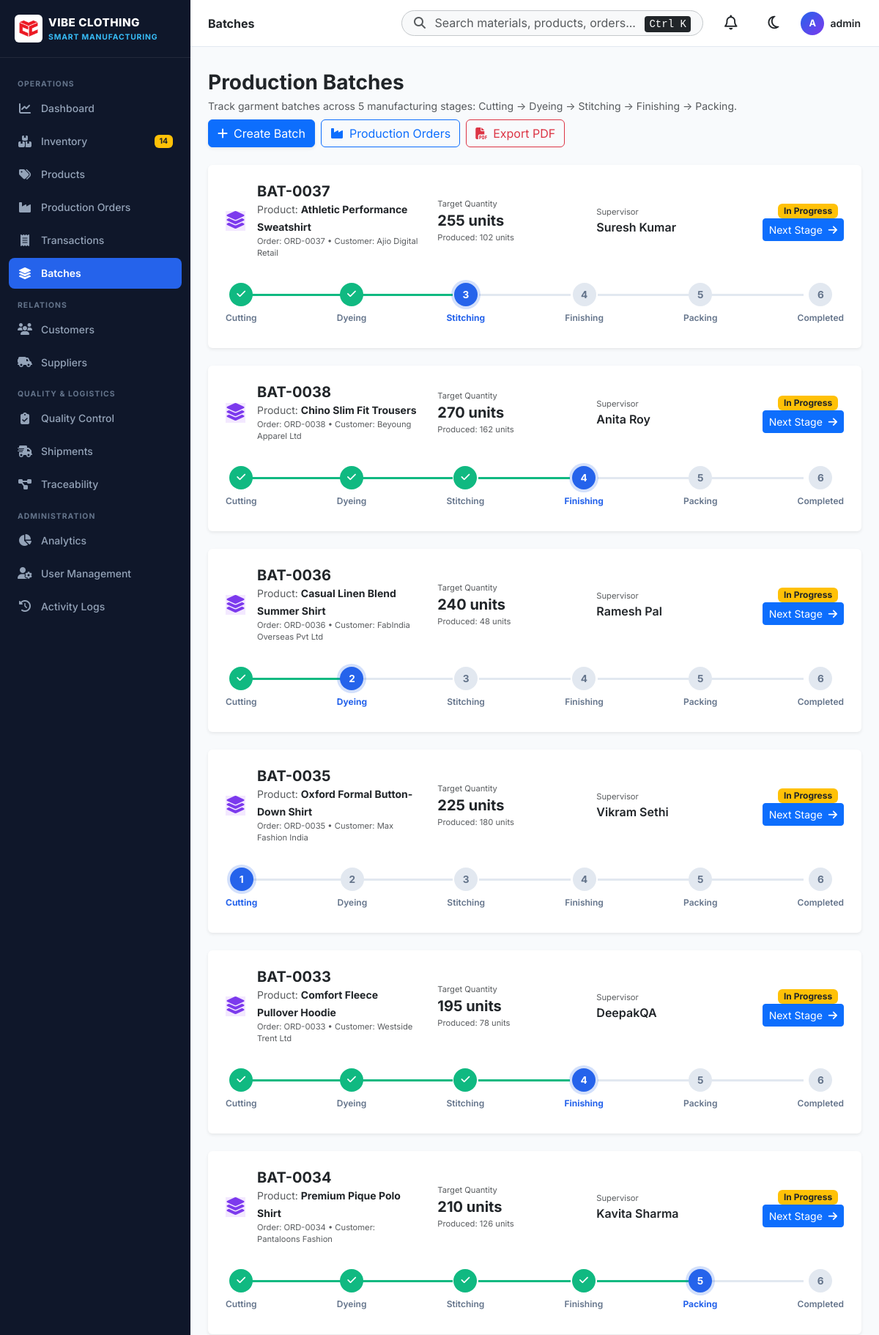
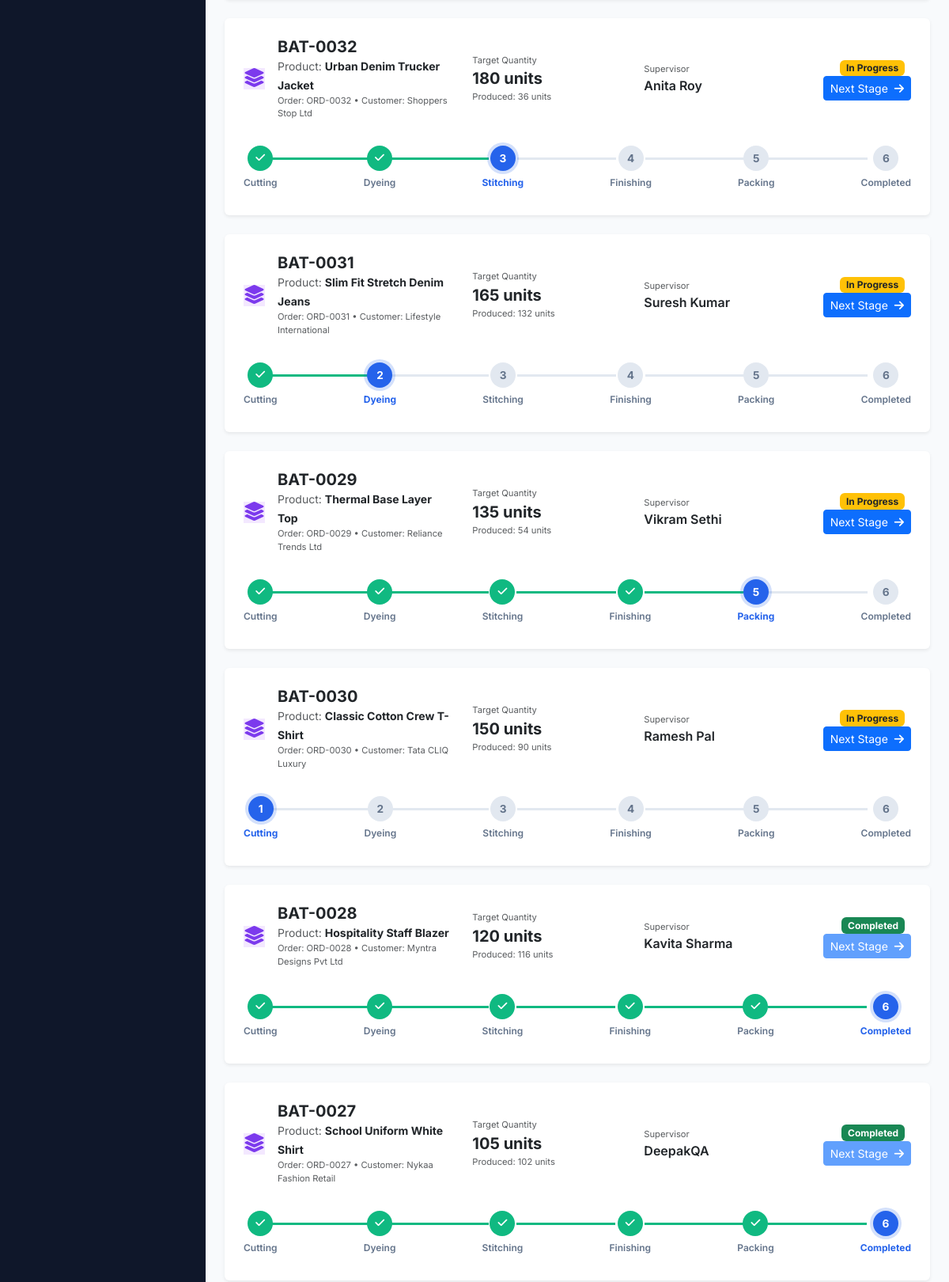
Page /batches (signed in, upper part) on the committed database (2 pictures, top to bottom).
### models/batch.py (models this page shows, shortened)
class Batch(db.Model):
    __tablename__ = 'batches'
    id = db.Column(db.Integer, primary_key=True)
    batch_id = db.Column(db.String(20), unique=True, nullable=False, index=True) # BAT-0001
    batch_code = db.Column(db.String(50), nullable=True)
    production_order_id = db.Column(db.String(20), db.ForeignKey('production_orders.order_id'), nullable=False, index=True)
    product_id = db.Column(db.String(20), db.ForeignKey('products.product_id'), nullable=False, index=True)
    target_quantity = db.Column(db.Integer, nullable=False, default=100)
    produced_quantity = db.Column(db.Integer, nullable=False, default=0)
    supervisor = db.Column(db.String(80), nullable=True)
    customer_id = db.Column(db.String(20), db.ForeignKey('customers.customer_id'), nullable=True)
    start_date = db.Column(db.Date, nullable=True)
    expected_completion = db.Column(db.Date, nullable=True)
    current_stage = db.Column(db.String(30), nullable=False, default='Cutting') # Cutting, Dyeing, Stitching, Finishing, Packing
    status = db.Column(db.String(20), nullable=False, default='In Progress') # In Progress, On Hold, Completed, Cancelled
    created_at = db.Column(db.DateTime, default=datetime.utcnow)
    updated_at = db.Column(db.DateTime, default=datetime.utcnow, onupdate=datetime.utcnow)
    product = db.relationship('Product', lazy='joined')
    customer = db.relationship('Customer', lazy='joined')
    STAGES = ['Cutting', 'Dyeing', 'Stitching', 'Finishing', 'Packing', 'Completed']

### models/product.py (models this page shows, shortened)
class Product(db.Model):
    __tablename__ = 'products'
    id = db.Column(db.Integer, primary_key=True)
    product_id = db.Column(db.String(20), unique=True, nullable=False, index=True) # PROD-0001 (NO SKU)
    name = db.Column(db.String(120), nullable=False, index=True)
    category = db.Column(db.String(50), nullable=False, default='T-Shirts')
    description = db.Column(db.Text, nullable=True)
    image_url = db.Column(db.String(255), nullable=True)
    size = db.Column(db.String(20), nullable=False, default='M') # S, M, L, XL, XXL, Free Size
    color = db.Column(db.String(50), nullable=True)
    selling_price = db.Column(db.Float, nullable=False, default=0.0) # In ₹
    cost_price = db.Column(db.Float, nullable=False, default=0.0) # In ₹
    target_quantity = db.Column(db.Integer, nullable=False, default=100)
    available_stock = db.Column(db.Integer, nullable=False, default=0) # Finished Goods Stock
    status = db.Column(db.String(20), nullable=False, default='Active') # Active, Inactive, In Production
    created_at = db.Column(db.DateTime, default=datetime.utcnow)
    updated_at = db.Column(db.DateTime, default=datetime.utcnow, onupdate=datetime.utcnow)
    bom_items = db.relationship('ProductBOM', backref='product', cascade='all, delete-orphan', lazy=True)

### models/customer.py (models this page shows, shortened)
class Customer(db.Model):
    __tablename__ = 'customers'
    id = db.Column(db.Integer, primary_key=True)
    customer_id = db.Column(db.String(20), unique=True, nullable=False, index=True) # CUS-0001
    company_name = db.Column(db.String(120), nullable=False, index=True)
    logo_url = db.Column(db.String(255), nullable=True)
    contact_person = db.Column(db.String(80), nullable=True)
    email = db.Column(db.String(120), nullable=True)
    phone = db.Column(db.String(20), nullable=True)
    gst_id = db.Column(db.String(30), nullable=True) # Tax / GST ID
    address = db.Column(db.String(255), nullable=True)
    city = db.Column(db.String(50), nullable=True)
    state = db.Column(db.String(50), nullable=True)
    country = db.Column(db.String(50), default='India')
    customer_type = db.Column(db.String(30), default='Wholesale') # Wholesale, Retail, E-Commerce, Export
    status = db.Column(db.String(20), default='Active') # Active, Inactive
    notes = db.Column(db.Text, nullable=True)
    created_at = db.Column(db.DateTime, default=datetime.utcnow)

### routes/batches.py (the view, shortened to what this page needs)
@batches_bp.route('/batches')
@login_required
def index():
    stage_filter = request.args.get('stage', '').strip()
    status_filter = request.args.get('status', '').strip()
    search = request.args.get('search', '').strip()
    query = Batch.query
    if stage_filter:
        query = query.filter(Batch.current_stage == stage_filter)
    if status_filter:
        query = query.filter(Batch.status == status_filter)
    batches = query.order_by(Batch.created_at.desc()).all()
    stages = Batch.STAGES
    production_orders = ProductionOrder.query.order_by(ProductionOrder.created_at.desc()).all()
    products = Product.query.order_by(Product.name.asc()).all()
    customers = Customer.query.order_by(Customer.company_name.asc()).all()
    return render_template(
        'batches/index.html',
        batches=batches,
        stages=stages,
        production_orders=production_orders,
        products=products,
        customers=customers,
        search=search,
        selected_stage=stage_filter,
        selected_status=status_filter
    )

### templates/batches/index.html (shortened to what this page needs)
{% extends "base.html" %}
{% block breadcrumb %}Batches{% endblock %}
{% block content %}
<div class="batches-container">
    <div class="d-flex flex-wrap justify-content-between align-items-center mb-4 gap-2">
        <div>
            <h3 class="fw-bold text-dark mb-1">Production Batches</h3>
            <p class="text-muted small mb-0">Track garment batches across 5 manufacturing stages: Cutting → Dyeing → Stitching → Finishing → Packing.</p>
        </div>
        <div class="d-flex gap-2">
            {% if current_user.role in ['admin', 'manager'] %}
            <button class="btn btn-primary shadow-sm" data-bs-toggle="modal" data-bs-target="#createBatchModal">
                <i class="fa-solid fa-plus me-2"></i>Create Batch
            </button>
            {% endif %}
            <a href="{{ url_for('production.index') }}" class="btn btn-outline-primary"><i class="fa-solid fa-industry me-2"></i>Production Orders</a>
            <a href="{{ url_for('reports.export', module='batches', format='pdf') }}" class="btn btn-outline-danger"><i class="fa-solid fa-file-pdf me-2"></i>Export PDF</a>
        </div>
    </div>
    <div class="row g-4 mb-4">
        {% for b in batches %}
        <div class="col-12">
            <div class="card batch-card border-0 shadow-sm">
                <div class="card-body p-4">
                    <div class="row align-items-center mb-3">
                        <div class="col-md-4">
                            <div class="d-flex align-items-center gap-3">
                                <div class="batch-icon-circle bg-purple-subtle text-purple">
                                    <i class="fa-solid fa-layer-group fs-4"></i>
                                </div>
                                <div>
                                    <h5 class="fw-bold text-dark mb-0">{{ b.batch_id }}</h5>
                                    <span class="text-muted small">Product: <strong class="text-dark">{{ b.product.name if b.product else b.product_id }}</strong></span>
                                    <span class="d-block micro text-muted">Order: {{ b.production_order_id }} • Customer: {{ b.customer.company_name if b.customer else 'Internal Stock' }}</span>
                                </div>
                            </div>
                        </div>
                        <div class="col-md-3">
                            <div class="d-flex flex-column">
                                <span class="text-muted micro">Target Quantity</span>
                                <span class="fw-bold fs-5 text-dark">{{ b.target_quantity }} units</span>
                                <span class="micro text-muted">Produced: {{ b.produced_quantity }} units</span>
                            </div>
                        </div>
                        <div class="col-md-2">
                            <span class="text-muted micro d-block">Supervisor</span>
                            <span class="fw-semibold text-dark">{{ b.supervisor or 'N/A' }}</span>
                        </div>
                        <div class="col-md-3 text-end">
                            <span class="badge {% if b.status == 'Completed' %}bg-success{% elif b.status == 'In Progress' %}bg-warning text-dark{% else %}bg-secondary{% endif %} me-2">
                                {{ b.status }}
                            </span>
                            <form action="{{ url_for('batches.advance_stage', batch_id=b.batch_id) }}" method="POST" class="d-inline">
                                <button type="submit" class="btn btn-sm btn-primary" {% if b.status == 'Completed' %}disabled{% endif %}>
                                    Next Stage <i class="fa-solid fa-arrow-right ms-1"></i>
                                </button>
                            </form>
                        </div>
                    </div>
                    <div class="stage-stepper mt-4">
                        <div class="stepper-track">
                            {% for stg in stages %}
                                {% set stg_idx = loop.index0 %}
                                {% set curr_idx = stages.index(b.current_stage) if b.current_stage in stages else (stages|length if b.status == 'Completed' or b.current_stage == 'Completed' else 0) %}
                                <div class="stepper-step {% if stg_idx < curr_idx %}completed{% elif stg_idx == curr_idx %}active{% endif %}">
                                    <div class="step-circle">
                                        {% if stg_idx < curr_idx %}
                                            <i class="fa-solid fa-check"></i>
                                        {% else %}
                                            {{ stg_idx + 1 }}
                                        {% endif %}
                                    </div>
                                    <span class="step-label">{{ stg }}</span>
                                </div>
                                {% if not loop.last %}
                                <div class="stepper-line {% if stg_idx < curr_idx %}completed{% endif %}"></div>
                                {% endif %}
                            {% endfor %}
                        </div>
                    </div>
                </div>
            </div>
        </div>
        {% else %}
        <div class="col-12 text-center py-5 text-muted">
            <i class="fa-solid fa-layer-group display-4 mb-3 d-block text-secondary"></i>
            <h5>No batches created yet</h5>
            <p class="small">Click 'Create Batch' above to start a new manufacturing batch.</p>
        </div>
        {% endfor %}
    </div>
</div>
{% endblock %}

### static/css/custom.css (style rules this page uses)
:root { --sidebar-bg: #0f172a; --sidebar-hover: #1e293b; --sidebar-text: #94a3b8; --sidebar-active-text: #ffffff; --sidebar-active-bg: #2563eb; --content-bg: #f8fafc; --card-bg: #ffffff; --text-primary: #0f172a; --text-secondary: #64748b; --border-color: #e2e8f0; --brand-primary: #2563eb; --brand-purple: #7c3aed; --brand-success: #10b981; --brand-warning: #f59e0b; --brand-danger: #ef4444; }
body { font-family: 'Inter', system-ui, -apple-system, sans-serif; background-color: var(--content-bg); color: var(--text-primary); min-height: 100vh; margin: 0; overflow-x: hidden; }
.text-purple { color: #7c3aed !important; }
.bg-purple-subtle { background-color: #f3e8ff !important; }
.micro { font-size: 0.7rem; }
.stage-stepper { position: relative; padding: 0.5rem 0; }
.stepper-track { display: flex; align-items: center; justify-content: space-between; position: relative; }
.stepper-step { display: flex; flex-direction: column; align-items: center; position: relative; z-index: 2; }
.step-circle { width: 32px; height: 32px; border-radius: 50%; background-color: #e2e8f0; color: #64748b; display: flex; align-items: center; justify-content: center; font-weight: 700; font-size: 0.85rem; transition: all 0.2s ease; }
.stepper-step.completed .step-circle { background-color: #10b981; color: #ffffff; }
.stepper-step.active .step-circle { background-color: #2563eb; color: #ffffff; box-shadow: 0 0 0 4px rgba(37, 99, 235, 0.2); }
.step-label { font-size: 0.75rem; font-weight: 600; color: var(--text-secondary); margin-top: 0.4rem; }
.stepper-step.active .step-label { color: #2563eb; font-weight: 700; }
.stepper-line { flex: 1; height: 3px; background-color: #e2e8f0; margin: 0 -0.5rem; position: relative; top: -12px; z-index: 1; }
.stepper-line.completed { background-color: #10b981; }

### rows in the picture
Batch: batch_id "BAT-0037", product "Athletic Performance Sweatshirt", production_order_id "ORD-0037", customer "Ajio Digital Retail", target_quantity "255", produced_quantity "102", supervisor "Suresh Kumar", status "In Progress", current_stage "Stitching" (drawn), stages "Cutting" "Dyeing" "Stitching" "Finishing" "Packing" "Completed", stg_idx "3" "4" "5" "6"
Batch: batch_id "BAT-0038", product "Chino Slim Fit Trousers", production_order_id "ORD-0038", customer "Beyoung Apparel Ltd", target_quantity "270", produced_quantity "162", supervisor "Anita Roy", status "In Progress", current_stage "Finishing" (drawn), stages "Cutting" "Dyeing" "Stitching" "Finishing" "Packing" "Completed", stg_idx "4" "5" "6"
Batch: batch_id "BAT-0036", product "Casual Linen Blend Summer Shirt", production_order_id "ORD-0036", customer "FabIndia Overseas Pvt Ltd", target_quantity "240", produced_quantity "48", supervisor "Ramesh Pal", status "In Progress", current_stage "Dyeing" (drawn), stages "Cutting" "Dyeing" "Stitching" "Finishing" "Packing" "Completed", stg_idx "2" "3" "4" "5" "6"
Batch: batch_id "BAT-0035", product "Oxford Formal Button-Down Shirt", production_order_id "ORD-0035", customer "Max Fashion India", target_quantity "225", produced_quantity "180", supervisor "Vikram Sethi", status "In Progress", stg_idx "1" "2" "3" "4" "5" "6", stages "Cutting" "Dyeing" "Stitching" "Finishing" "Packing" "Completed", current_stage "Cutting" (drawn)
Batch: batch_id "BAT-0033", product "Comfort Fleece Pullover Hoodie", production_order_id "ORD-0033", customer "Westside Trent Ltd", target_quantity "195", produced_quantity "78", supervisor "DeepakQA", status "In Progress", current_stage "Finishing" (drawn), stages "Cutting" "Dyeing" "Stitching" "Finishing" "Packing" "Completed", stg_idx "4" "5" "6"
Batch: batch_id "BAT-0034", product "Premium Pique Polo Shirt", production_order_id "ORD-0034", customer "Pantaloons Fashion", target_quantity "210", produced_quantity "126", supervisor "Kavita Sharma", status "In Progress", current_stage "Packing" (drawn), stages "Cutting" "Dyeing" "Stitching" "Finishing" "Packing" "Completed", stg_idx "5" "6"
Batch: batch_id "BAT-0032", product "Urban Denim Trucker Jacket", production_order_id "ORD-0032", customer "Shoppers Stop Ltd", target_quantity "180", produced_quantity "36", supervisor "Anita Roy", status "In Progress", current_stage "Stitching" (drawn), stages "Cutting" "Dyeing" "Stitching" "Finishing" "Packing" "Completed", stg_idx "3" "4" "5" "6"
Batch: batch_id "BAT-0031", product "Slim Fit Stretch Denim Jeans", production_order_id "ORD-0031", customer "Lifestyle International", target_quantity "165", produced_quantity "132", supervisor "Suresh Kumar", status "In Progress", current_stage "Dyeing" (drawn), stages "Cutting" "Dyeing" "Stitching" "Finishing" "Packing" "Completed", stg_idx "2" "3" "4" "5" "6"
Batch: batch_id "BAT-0029", product "Thermal Base Layer Top", production_order_id "ORD-0029", customer "Reliance Trends Ltd", target_quantity "135", produced_quantity "54", supervisor "Vikram Sethi", status "In Progress", current_stage "Packing" (drawn), stages "Cutting" "Dyeing" "Stitching" "Finishing" "Packing" "Completed", stg_idx "5" "6"
Batch: batch_id "BAT-0030", product "Classic Cotton Crew T-Shirt", production_order_id "ORD-0030", customer "Tata CLIQ Luxury", target_quantity "150", produced_quantity "90", supervisor "Ramesh Pal", status "In Progress", stg_idx "1" "2" "3" "4" "5" "6", stages "Cutting" "Dyeing" "Stitching" "Finishing" "Packing" "Completed", current_stage "Cutting" (drawn)
Batch: batch_id "BAT-0028", product "Hospitality Staff Blazer", production_order_id "ORD-0028", customer "Myntra Designs Pvt Ltd", target_quantity "120", produced_quantity "116", supervisor "Kavita Sharma", status "Completed", current_stage "Completed" (drawn), stages "Cutting" "Dyeing" "Stitching" "Finishing" "Packing" "Completed", stg_idx "6"
Batch: batch_id "BAT-0027", product "School Uniform White Shirt", production_order_id "ORD-0027", customer "Nykaa Fashion Retail", target_quantity "105", produced_quantity "102", supervisor "DeepakQA", status "Completed", current_stage "Completed" (drawn), stages "Cutting" "Dyeing" "Stitching" "Finishing" "Packing" "Completed", stg_idx "6"

### other values in the picture
{{ low_stock_count }} "14"
{{ current_user.username[0] | upper }} "A"
{{ current_user.username }} "admin"
